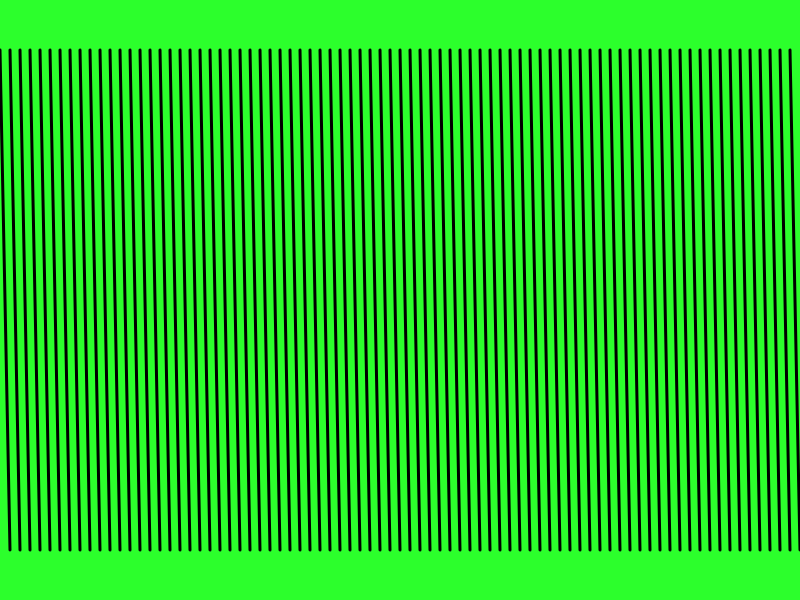
Frame 1 (no input)
Frame 60 (no input): identical to frame 1, image omitted
Frame 120 (the mouse pressed at the canvas centre since frame 60): identical to frame 1, image omitted

The p5.js sketch that drew this single still picture (run headless with seeded random() and noise() and a simulated clock; from frame 60 on, the mouse is pressed at the canvas centre):

// p5.js sketch
// ── sketch.js
function setup() {
    createCanvas(800, 600);
}

function draw() {
    background(44, 255, 44);
    strokeWeight(3)

    for (let x = 0; x < width; x += 10) {
        line(x, 50, x + 10, 550)
    }
}
